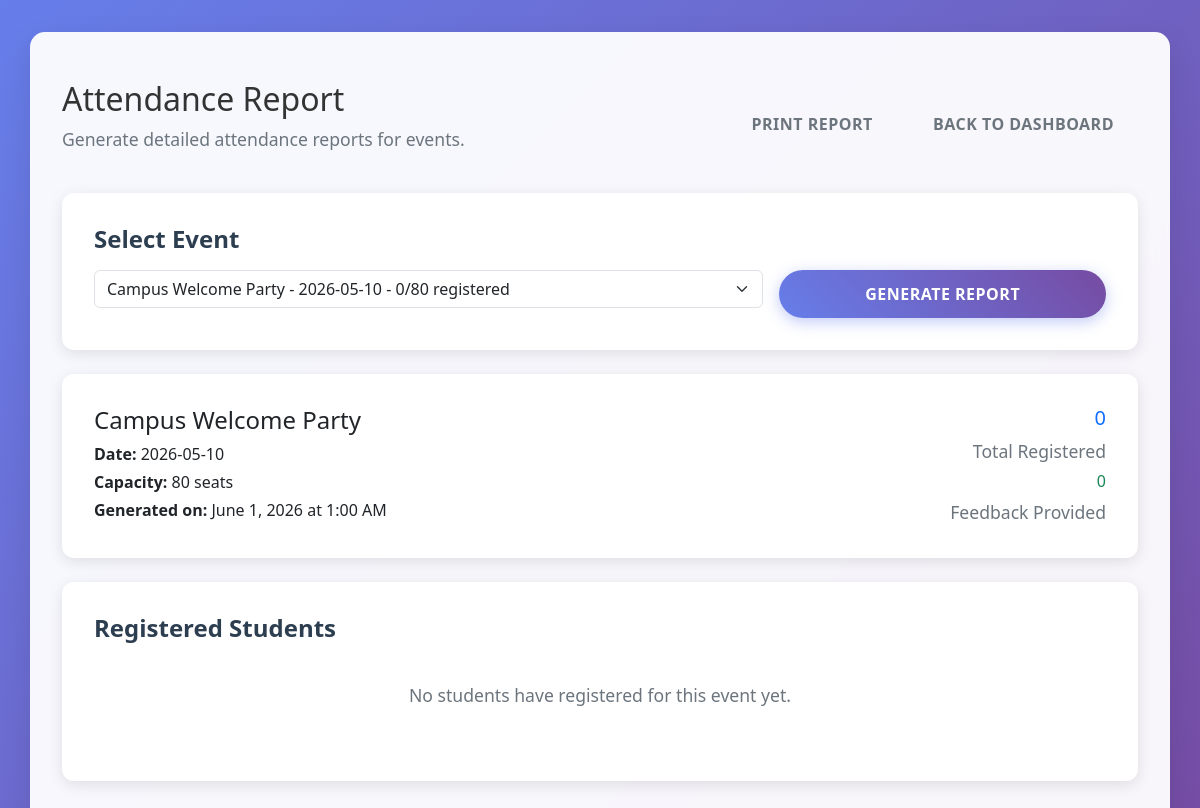
/attendance_report.php?event_id=1 (signed in), run on the app's committed database.
### tables this page shows
CREATE TABLE IF NOT EXISTS events (
    event_id INT AUTO_INCREMENT PRIMARY KEY,
    title VARCHAR(150) NOT NULL,
    date DATE NOT NULL,
    capacity INT NOT NULL DEFAULT 0,
    available_seats INT NOT NULL DEFAULT 0
);

### attendance_report.php (the view, shortened to what this page needs)
<?php require_once 'config.php';
$selectedEventId = isset($_GET['event_id']) ? (int)$_GET['event_id'] : null;
$reportData = null;
if ($selectedEventId) {
    $eventQuery = "SELECT * FROM events WHERE event_id = $selectedEventId";
    $eventResult = $mysqli->query($eventQuery);
    $event = $eventResult->fetch_assoc();
    if ($event) {
        $attendanceQuery = "SELECT u.user_id, u.name, u.email, r.registration_id,
                           COALESCE(f.rating, 0) as feedback_rating,
                           f.comment as feedback_comment,
                           f.submitted_at as feedback_date
                           FROM users u
                           INNER JOIN registrations r ON u.user_id = r.user_id
                           LEFT JOIN feedback f ON u.user_id = f.user_id AND f.event_id = r.event_id
                           WHERE r.event_id = $selectedEventId
                           ORDER BY u.name ASC";
        $attendance = $mysqli->query($attendanceQuery);
        $statsQuery = "SELECT
            COUNT(*) as total_registered,
            COUNT(CASE WHEN f.rating IS NOT NULL THEN 1 END) as feedback_provided,
            AVG(CASE WHEN f.rating IS NOT NULL THEN f.rating END) as avg_rating
            FROM registrations r
            LEFT JOIN feedback f ON r.user_id = f.user_id AND r.event_id = f.event_id
            WHERE r.event_id = $selectedEventId";
        $stats = $mysqli->query($statsQuery)->fetch_assoc();
        $reportData = [
            'event' => $event,
            'attendance' => $attendance,
            'stats' => $stats
        ];
    }
}
$eventsQuery = "SELECT event_id, title, date, capacity, (capacity - available_seats) as registered_count
                FROM events ORDER BY date DESC";
$events = $mysqli->query($eventsQuery);
?>
<!doctype html>
<html lang="en">
<head>
    <link href="https://cdn.jsdelivr.net/npm/bootstrap@5.3.2/dist/css/bootstrap.min.css" rel="stylesheet">
    <link href="assets/style.css" rel="stylesheet">
</head>
<body>
<div class="container py-5">
    <div class="d-flex justify-content-between align-items-center mb-4">
        <div>
            <h2>Attendance Report</h2>
            <p class="text-muted">Generate detailed attendance reports for events.</p>
        </div>
        <div>
            <button onclick="printReport()" class="btn btn-outline-secondary me-2 no-print">Print Report</button>
            <a href="admin_dashboard.php" class="btn btn-outline-secondary no-print">Back to Dashboard</a>
        </div>
    </div>
    <div class="card mb-4">
        <div class="card-body">
            <h5 class="card-title">Select Event</h5>
            <form method="get" class="row g-3">
                <div class="col-md-8">
                    <select name="event_id" class="form-select" required>
                        <?php if ($events && $events->num_rows > 0): ?>
                            <?php while ($event = $events->fetch_assoc()): ?>
                                <option value="<?php echo $event['event_id']; ?>"
                                        <?php echo ($selectedEventId == $event['event_id']) ? 'selected' : ''; ?>>
                                    <?php echo htmlspecialchars($event['title']); ?> -
                                </option>
                            <?php endwhile; ?>
                        <?php endif; ?>
                    </select>
                </div>
                <div class="col-md-4">
                    <button type="submit" class="btn btn-primary w-100">Generate Report</button>
                </div>
            </form>
        </div>
    </div>
    <?php if ($reportData): ?>
        <div class="card mb-4">
            <div class="card-body">
                <div class="row">
                    <div class="col-md-8">
                        <h4><?php echo htmlspecialchars($reportData['event']['title']); ?></h4>
                        <p class="mb-1"><strong>Date:</strong> <?php echo htmlspecialchars($reportData['event']['date']); ?></p>
                        <p class="mb-1"><strong>Capacity:</strong> <?php echo htmlspecialchars($reportData['event']['capacity']); ?> seats</p>
                        <p class="mb-0"><strong>Generated on:</strong> <?php echo date('F j, Y \a\t g:i A'); ?></p>
                    </div>
                    <div class="col-md-4">
                        <div class="text-end">
                            <div class="h5 text-primary"><?php echo $reportData['stats']['total_registered']; ?></div>
                            <div class="text-muted">Total Registered</div>
                            <div class="h6 text-success mt-2"><?php echo $reportData['stats']['feedback_provided']; ?></div>
                            <div class="text-muted small">Feedback Provided</div>
                        </div>
                    </div>
                </div>
            </div>
        </div>
        <div class="card">
            <div class="card-body">
                <h5 class="card-title">Registered Students</h5>
                <?php if ($reportData['attendance'] && $reportData['attendance']->num_rows > 0): ?>
                    <div class="table-responsive">
                        <table class="table table-hover align-middle">
                            <thead>
                                <tr>
                                    <th>Student Name</th>
                                    <th>Email</th>
                                    <th>Registration Status</th>
                                    <th>Feedback Rating</th>
                                    <th>Comments</th>
                                </tr>
                            </thead>
                            <tbody>
                                <?php while ($student = $reportData['attendance']->fetch_assoc()): ?>
                                    <tr>
                                        <td><?php echo htmlspecialchars($student['name']); ?></td>
                                        <td><?php echo htmlspecialchars($student['email']); ?></td>
                                        <td>
                                            <span class="badge bg-success">Registered</span>
                                        </td>
                                        <td>
                                            <?php if ($student['feedback_rating'] > 0): ?>
                                                <div class="d-flex align-items-center">
                                                    <?php
                                                    $rating = (int)$student['feedback_rating'];
                                                    for ($i = 1; $i <= 5; $i++) {
                                                        echo $i <= $rating ? '★' : '☆';
                                                    }
                                                    ?>
                                                    <span class="ms-2">(<?php echo $rating; ?>/5)</span>
                                                </div>
                                            <?php else: ?>
                                                <span class="text-muted">Not provided</span>
                                            <?php endif; ?>
                                        </td>
                                        <td>
                                            <?php if ($student['feedback_comment']): ?>
                                                <div class="text-truncate" style="max-width: 300px;" title="<?php echo htmlspecialchars($student['feedback_comment']); ?>">
                                                    <?php echo htmlspecialchars($student['feedback_comment']); ?>
                                                </div>
                                            <?php else: ?>
                                                <em class="text-muted">No comments</em>
                                            <?php endif; ?>
                                        </td>
                                    </tr>
                                <?php endwhile; ?>
                            </tbody>
                        </table>
                    </div>
                <?php else: ?>
                    <div class="text-center py-4">
                        <p class="text-muted">No students have registered for this event yet.</p>
                    </div>
                <?php endif; ?>
            </div>
        </div>
    <?php elseif ($selectedEventId): ?>
        <div class="alert alert-warning">
            Event not found or no data available.
        </div>
    <?php endif; ?>
</div>
</body>
</html>

### assets/style.css (style rules this page uses)
body { font-family: 'Segoe UI', Tahoma, Geneva, Verdana, sans-serif; background: linear-gradient(135deg, #667eea 0%, #764ba2 100%); min-height: 100vh; margin: 0; color: #333; }
.container { background: rgba(255, 255, 255, 0.95); border-radius: 15px; box-shadow: 0 10px 30px rgba(0, 0, 0, 0.1); padding: 2rem; margin-top: 2rem; margin-bottom: 2rem; backdrop-filter: blur(10px); }
.text-muted { color: #6c757d !important; font-size: 1.1rem; }
.card { border: none; border-radius: 12px; box-shadow: 0 4px 15px rgba(0, 0, 0, 0.1); transition: transform 0.3s ease, box-shadow 0.3s ease; margin-bottom: 1.5rem; }
.card-body { padding: 2rem; }
.card-title { color: #2c3e50; font-weight: 600; font-size: 1.5rem; margin-bottom: 1rem; }
.btn { border-radius: 25px; padding: 0.75rem 1.5rem; font-weight: 600; text-transform: uppercase; letter-spacing: 0.5px; transition: all 0.3s ease; border: none; }
.btn-primary { background: linear-gradient(45deg, #667eea, #764ba2); box-shadow: 0 4px 15px rgba(102, 126, 234, 0.4); }

### data on the page
events: title "Campus Welcome Party", date "2026-05-10", capacity "80"

### other printed values
$reportData['stats']['total_registered'] "0"
$reportData['stats']['feedback_provided'] "0"
form field event_id "Campus Welcome Party - 2026-05-10 - 0/80 registered"
